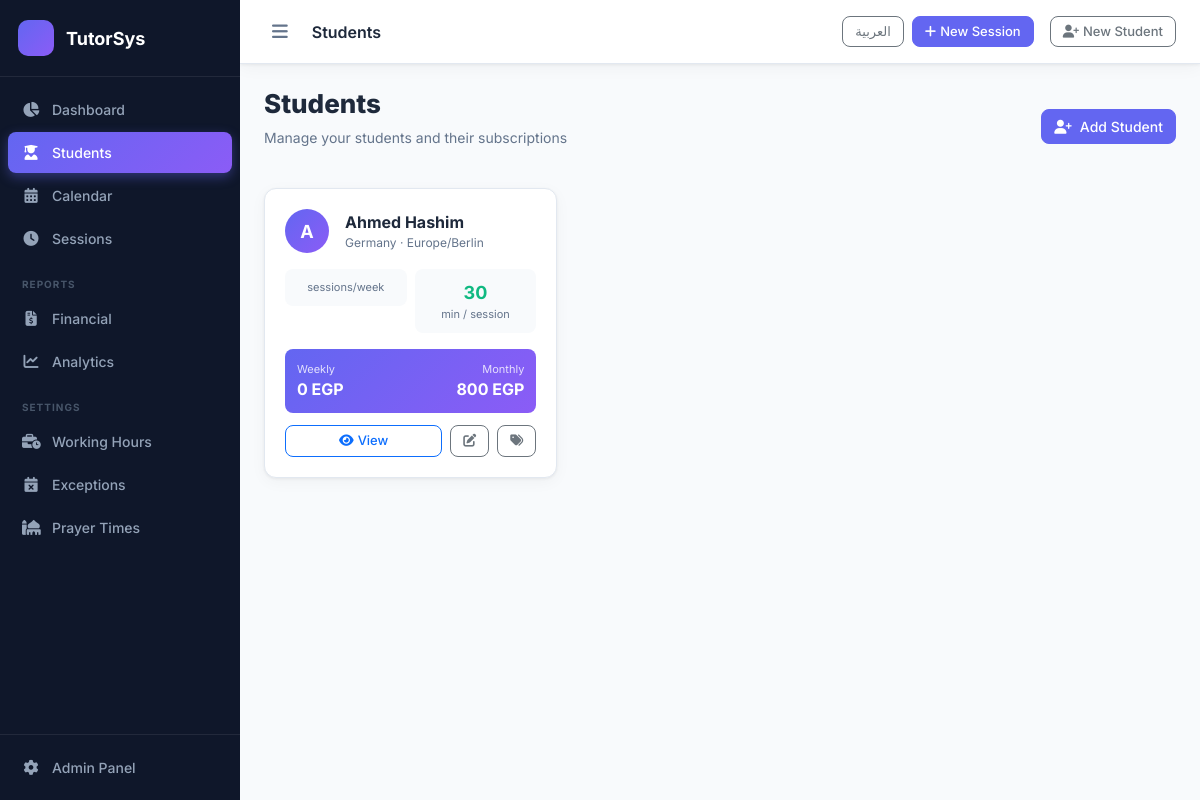
/students/, run on an earlier commit of the app's database.
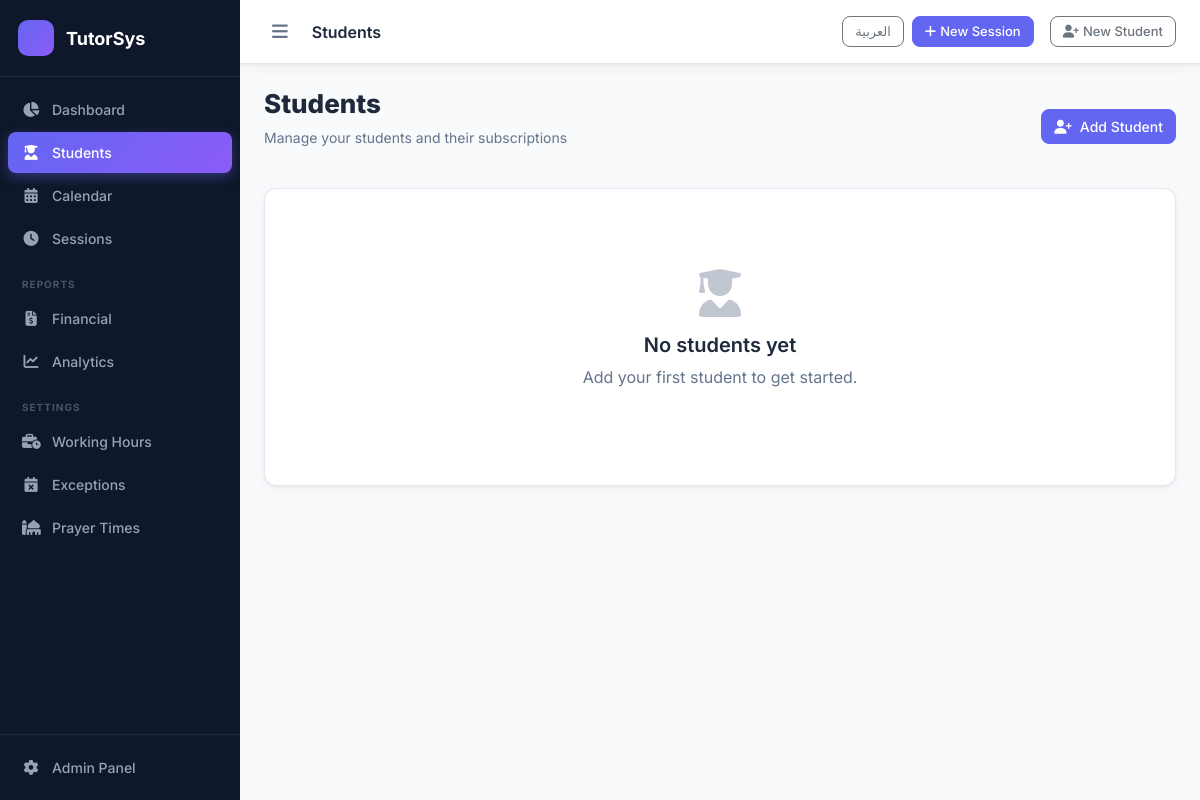
And on a later commit of the database.
### scheduler/models.py (models this page shows, shortened)
class Student(models.Model):
    name = models.CharField(max_length=200)
    notes = models.TextField(blank=True)
    country = models.CharField(max_length=100, blank=True)
    timezone = models.CharField(max_length=64, default='UTC')
    created_at = models.DateTimeField(auto_now_add=True)
    is_active = models.BooleanField(default=True)
    @property
    def active_enrollment(self):
        return self.subscriptions.filter(is_active=True).first()
    @property
    def active_subscription(self):
        return self.active_enrollment

class StudentEnrollment(models.Model):
    student = models.ForeignKey(Student, on_delete=models.CASCADE, related_name='subscriptions')
    recurring_schedule = models.ForeignKey(RecurringSchedule, on_delete=models.SET_NULL, null=True, blank=True, related_name='enrollments')
    session_price = models.DecimalField(max_digits=10, decimal_places=2)
    session_duration = models.IntegerField(help_text=_('Duration in minutes'))
    cancellation_window_hours = models.IntegerField(default=2)
    allow_makeup_sessions = models.BooleanField(default=True)
    allow_extra_sessions = models.BooleanField(default=True)
    is_active = models.BooleanField(default=True)
    start_date = models.DateField(default=timezone.localdate)
    end_date = models.DateField(null=True, blank=True)
    config_snapshot = models.JSONField(null=True, blank=True)
    created_at = models.DateTimeField(auto_now_add=True)
    @property
    def weekly_earnings(self):
        if not self.recurring_schedule:
            return Decimal('0')
        return self.session_price
    @property
    def monthly_earnings(self):
        return self.session_price * Decimal('4')

### scheduler/views.py (the view)
# urls.py: path('students/', views.student_list, name='student_list'),
def student_list(request):
    students = Student.objects.prefetch_related('subscriptions').all().order_by('name')
    return render(request, 'scheduler/student_list.html', {'students': students})

### templates/scheduler/student_list.html (shortened to what this page needs)
{% extends "base.html" %}
{% load i18n %}
{% block page_title %}Students{% endblock %}
{% block content %}
<div class="page-header">
    <div>
        <h1>{% trans "Students" %}</h1>
        <p>{% trans "Manage your students and their subscriptions" %}</p>
    </div>
    <a href="{% url 'scheduler:student_create' %}" class="btn btn-primary">
        <i class="fas fa-user-plus me-2"></i>{% trans "Add Student" %}</a>
</div>
{% if students %}
<div class="row g-3">
    {% for student in students %}
    <div class="col-md-6 col-lg-4">
        <div class="student-card">
            <div class="d-flex align-items-center gap-3 mb-3">
                <div class="student-avatar">{{ student.name|first|upper }}</div>
                <div class="flex-grow-1">
                    <div class="fw-bold">{{ student.name }}</div>
                    <div style="font-size:12px;color:var(--text-muted)">
                        {% if student.country %}{{ student.country }} · {% endif %}{{ student.timezone|default:"UTC" }}
                    </div>
                </div>
            </div>
            {% with sub=student.active_subscription %}
            {% if sub %}
            <div class="row g-2 mb-3">
                <div class="col-6">
                    <div style="background:#f8fafc;border-radius:8px;padding:10px;text-align:center">
                        <div style="font-size:11px;color:var(--text-muted)">{% trans "sessions/week" %}</div>
                    </div>
                </div>
                <div class="col-6">
                    <div style="background:#f8fafc;border-radius:8px;padding:10px;text-align:center">
                        <div style="font-size:18px;font-weight:700;color:var(--success)">{{ sub.session_duration }}</div>
                        <div style="font-size:11px;color:var(--text-muted)">{% trans "min / session" %}</div>
                    </div>
                </div>
            </div>
            <div style="background:linear-gradient(135deg,var(--primary),var(--secondary));border-radius:8px;padding:12px;color:white;margin-bottom:12px">
                <div class="d-flex justify-content-between">
                    <div>
                        <div style="font-size:11px;opacity:.8">{% trans "Weekly" %}</div>
                        <div style="font-weight:700">{{ sub.weekly_earnings|floatformat:0 }} EGP</div>
                    </div>
                    <div style="text-align:right">
                        <div style="font-size:11px;opacity:.8">{% trans "Monthly" %}</div>
                        <div style="font-weight:700">{{ sub.monthly_earnings|floatformat:0 }} EGP</div>
                    </div>
                </div>
            </div>
            {% else %}
            <div class="alert alert-warning py-2 mb-3" style="font-size:13px">
                <i class="fas fa-exclamation-triangle me-1"></i>{% trans "No active subscription" %}</div>
            {% endif %}
            {% endwith %}
            <div class="d-flex gap-2">
                <a href="{% url 'scheduler:student_detail' student.pk %}" class="btn btn-sm btn-outline-primary flex-grow-1">
                    <i class="fas fa-eye me-1"></i>{% trans "View" %}</a>
                <a href="{% url 'scheduler:student_edit' student.pk %}" class="btn btn-sm btn-outline-secondary" title="Edit">
                    <i class="fas fa-edit"></i>
                </a>
                <a href="{% url 'scheduler:subscription_edit' student.pk %}" class="btn btn-sm btn-outline-secondary" title="Subscription">
                    <i class="fas fa-tags"></i>
                </a>
            </div>
        </div>
    </div>
    {% endfor %}
</div>
{% else %}
<div class="card">
    <div class="card-body">
        <div class="empty-state">
            <i class="fas fa-user-graduate"></i>
            <h5>{% trans "No students yet" %}</h5>
            <p>{% trans "Add your first student to get started." %}</p>
        </div>
    </div>
</div>
{% endif %}
{% endblock %}

What changed in the data, as far as the page shows it:
removed Student: name|first "A", name "Ahmed Hashim", country "Germany", timezone "Europe/Berlin", active_subscription.session_duration "30", active_subscription.weekly_earnings "0", active_subscription.monthly_earnings "800"
Also different on the page:
text now shown: "No students yet Add your first student to get started."
